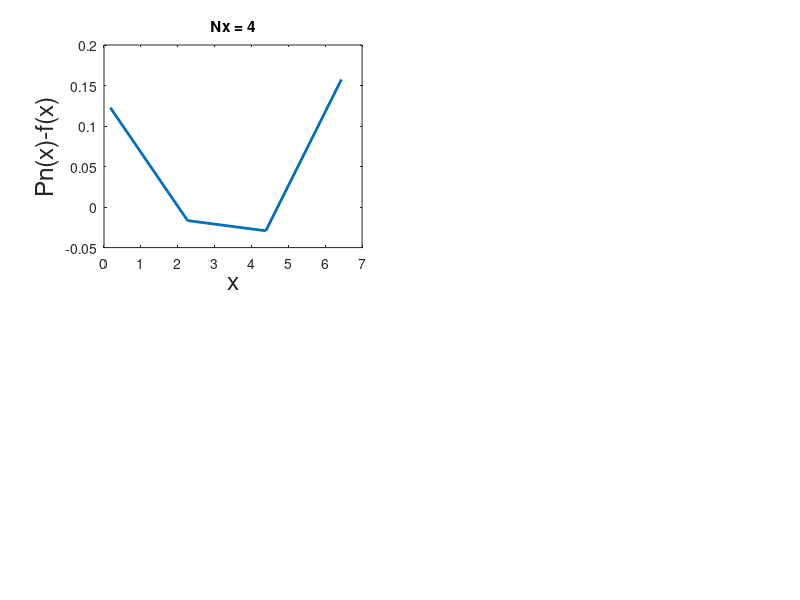
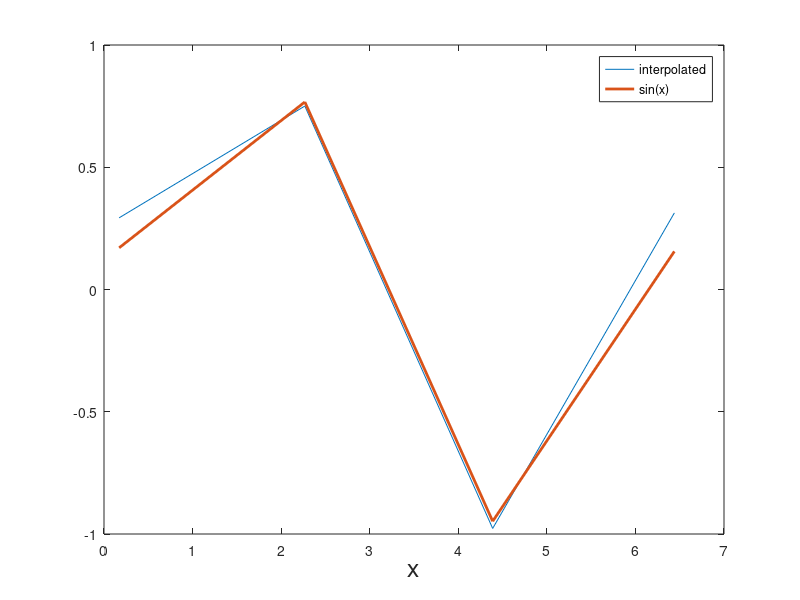

Here is the MATLAB script that generated these plots, in order: (Note: this script raises an error after producing the figures.)
clear,close

%  Comparison of the interpolation polynomial  Pn
%  for sin(x) in the interval [1 2 pi] with sin(x)
%  Pn(x) = c_1 x^n + ..+ c_n x + c_{n+1}
%  The goal is to show that this interpolation
%  strategy is highly ill-conditioned due to the
%  Vandermonde matrix generated when Nx is large.


  for ii = 1:4
	     Nx = 2^(2*ii);
x = (linspace(0,2*pi,Nx))';
     dx = x(2)-x(1);
% Find the interpolation polynomial using
% the Vandermunde matrix
     V = vander(x);
     C = V\sin(x); 
     rr = cond(V);
     fprintf('Nx=%d, condition number=%e \n',Nx,rr);
% Plot the results at grid values other than the 
% ones used in the interpolation.
     y = x+0.1*dx*rand(size(x));     
     figure(1)
     subplot(2,2,ii), plot(y,polyval(C,y)-sin(y),'linewidth',2)
     xlabel('x','fontsize',18)
     ylabel('Pn(x)-f(x)','fontsize',18)
     title(['Nx = ',num2str(Nx)])     
     figure(2)
     plot(y,polyval(C,y),y,sin(y),'linewidth',2)
     legend('interpolated','sin(x)')
     xlabel('x','fontsize',18)
     dis('hit any key to continue')
     pause
  end

